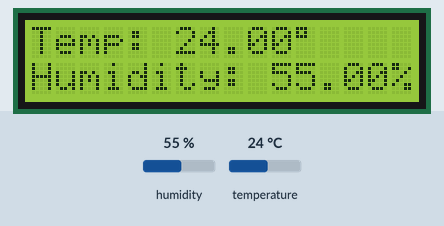
A sketch run on a simulated Arduino Uno, built with avr-gcc and run on an emulated ATmega328P. Parts: 16×2 character LCD. Wiring (inferred from the names in the program): DHT11 sensor: data pin 6. The inputs (shaded band) are chosen by the test bench; at power-on: humidity 55 %, temperature 24 °C.

Above: at 11.6 s.
11.7 s: humidity set to 22 %
At 16.3 s:
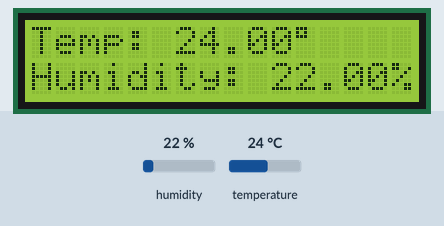
16.6 s: temperature set to 12 °C
At 20.4 s:
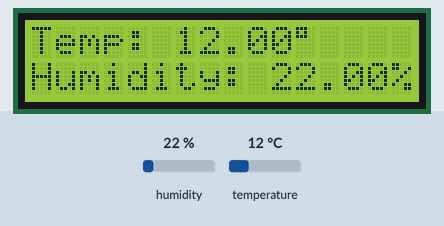
21.1 s: humidity set to 40 %
At 24.5 s:
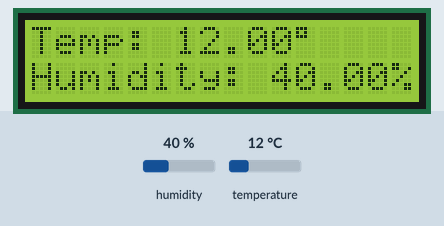
25.6 s: temperature set to 19 °C
At 31.5 s:
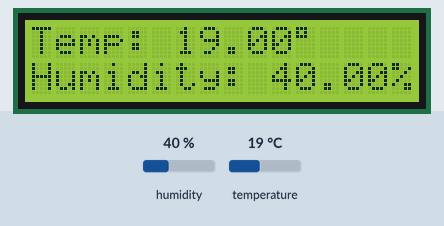
Timing chart, 0 to 33.0 s (numbered marks = the images above; inputs shaded):
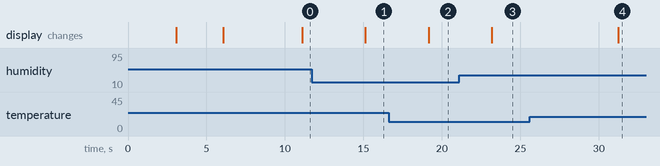

The sketch:

Cenas.ino
```cpp
#include <LiquidCrystal.h>
#include <dht.h>

dht DHT;

#define DHT11_PIN 6

// initialize the library by associating any needed LCD interface pin
// with the arduino pin number it is connected to
const int rs = 12, en = 11, d4 = 5, d5 = 4, d6 = 3, d7 = 2;
LiquidCrystal lcd(rs, en, d4, d5, d6, d7);

void setup() {
  // set up the LCD's number of columns and rows:
  lcd.begin(16, 2);
  // Print a message to the LCD.
  delay(3000);
  lcd.print("Easy...");
  delay(3000);
  lcd.setCursor(0,1);
  lcd.print("Pizzi!");
  delay(3000);

}


void loop(){
  int chk = DHT.read11(DHT11_PIN);

  delay(2000);
  lcd.clear();
  lcd.setCursor(0,0);
  lcd.print("Temp: ");
  lcd.print(DHT.temperature);
  lcd.print((char)223);

  lcd.setCursor(0, 1);
  lcd.print("Humidity: ");
  lcd.print(DHT.humidity);
  lcd.print("%");
  delay(2000);


}
```

Measured:
- after the input at 11.7 s, the display: changes after 3.4 s (image 1)
- after the input at 16.6 s, the display: changes after 2.5 s (image 2)
- after the input at 21.1 s, the display: changes after 2.1 s (image 3)
- after the input at 25.6 s, the display: changes after 5.6 s (image 4)
